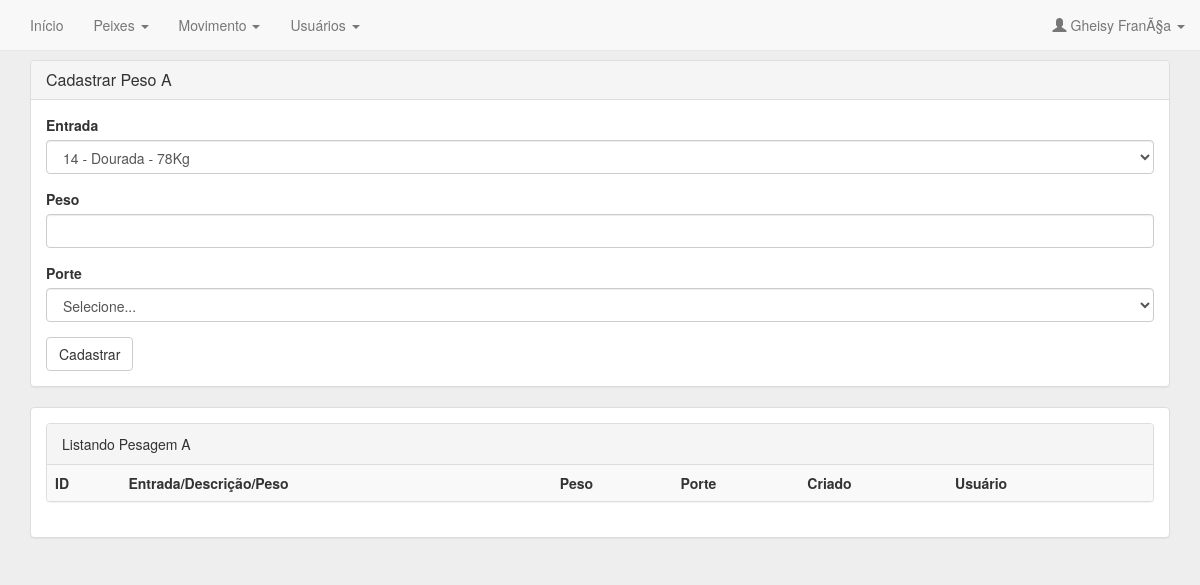
The app's page /pesagem_a/cadastrar (signed in), older data.
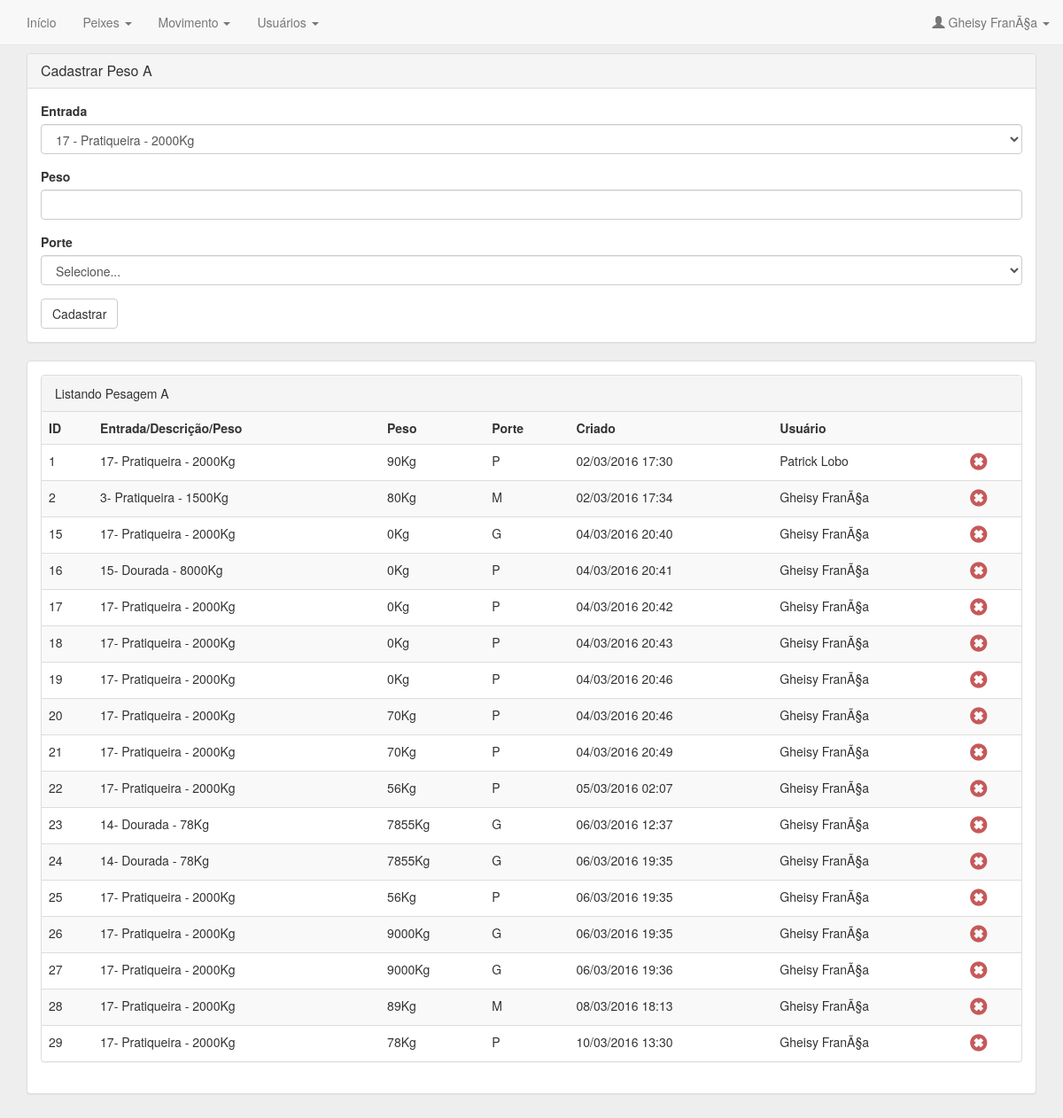
The same page, newer data.
### tables this page shows
CREATE TABLE IF NOT EXISTS `pesagem_a` (
`id` int(11) NOT NULL,
  `entrada` int(11) NOT NULL,
  `peso` double NOT NULL,
  `criado` timestamp NOT NULL DEFAULT CURRENT_TIMESTAMP,
  `porte` varchar(1) NOT NULL,
  `usuario` int(11) NOT NULL
);

CREATE TABLE IF NOT EXISTS `entrada` (
`id` int(11) NOT NULL,
  `peso` double NOT NULL,
  `data` date NOT NULL,
  `peixe` int(11) NOT NULL,
  `criado` timestamp NOT NULL DEFAULT CURRENT_TIMESTAMP,
  `usuario` int(11) NOT NULL
);

CREATE TABLE IF NOT EXISTS `peixe` (
`id` int(11) NOT NULL,
  `descricao` varchar(45) DEFAULT NULL,
  `tipo` varchar(1) DEFAULT NULL
);

CREATE TABLE IF NOT EXISTS `usuario` (
`id` int(11) NOT NULL,
  `nome` varchar(45) NOT NULL,
  `nomeuser` varchar(45) NOT NULL,
  `senha` varchar(200) NOT NULL,
  `nivel` int(11) NOT NULL,
  `criado` timestamp NOT NULL DEFAULT CURRENT_TIMESTAMP,
  `alterado` datetime NOT NULL
);

### controle/Pesagem_AControle.php (called while the page is built, shortened)
<?php
class Pesagem_aControle
{
  function Cadastrar(){
    require_once "visao/pesagem_a/cadastrar.php";
  }
}
 ?>

### index.php (called while the page is built)
<?php
require_once "config.php";

### classe/EntradaBD.php (called while the page is built, shortened)
<?php
class EntradaBD {
  private $conexao;
  function __construct() {
    $this->conexao = new Conexao();
    $this->conexao->conectar();
  }
  public function getEntradaSelectUltimos(){
    $this->vetEntrada = array();
    $this->sql = "SELECT * FROM entrada ORDER BY id DESC LIMIT 100";
    $this->conexao->execSQL($this->sql);
    while ($row = $this->conexao->listarResultados()) {
      $this->entrada = new Entrada();
      $this->entrada ->setId($row['id']);
      $this->entrada ->setPeso($row['peso']);
      $this->entrada ->setData($row['data']);
      $this->entrada ->setPeixe($row['peixe']);
      $this->entrada ->setCriado($row['criado']);
      $this->entrada ->setUsuario($row['usuario']);
      array_push($this->vetEntrada, $this->entrada);
    }
    return $this->vetEntrada;
  }
  public function getEntradaUni($identrada) {
    $this->sql = "SELECT * FROM entrada WHERE id = '$identrada' ";
    $this->conexao->execSQL($this->sql);
    $this->entrada = new Entrada();
    while ($row = $this->conexao->listarResultados()) {
      $this->entrada = new Entrada();
      $this->entrada ->setId($row['id']);
      $this->entrada ->setPeso($row['peso']);
      $this->entrada ->setData($row['data']);
      $this->entrada ->setPeixe($row['peixe']);
      $this->entrada ->setCriado($row['criado']);
      $this->entrada ->setUsuario($row['usuario']);
    }
    return $this->entrada;
  }
}

### classe/Conexao.php (called while the page is built, shortened)
<?php
class Conexao {
    private $nomeHost;
    private $user;
    private $pass;
    private $banco;
    private $query;
    private $conexao;
    public function __construct($nomeHost = "localhost", $user = "root", $pass = "", $banco = "princomar") {
        $this->nomeHost = $nomeHost;
        $this->user = $user;
        $this->pass = $pass;
        $this->banco = $banco;
    }
    public function conectar() {
        $this->conexao = mysqli_connect("$this->nomeHost", "$this->user", "$this->pass") or die("<h1 align=\"center\">Não foi possível conectar ao servidor mySQL!<h1>");
        if (!empty($this->conexao)) {
            mysqli_select_db($this->conexao, "$this->banco") or die("<h1 align=\"center\">Não foi possivel estabelecer conexão com o banco de dados!<h1>");
        }
    }
    public function execSQL($sql) {
        $this->query = mysqli_query($this->conexao, $sql) or die
                        ("<script> alert(\"Ocorreu um erro no acesso ao banco de dados \\nErro:\\n". mysqli_error($this->conexao)."\");</script>");
        return $this->query;
    }
    public function listarResultados() {
        return mysqli_fetch_assoc($this->query);
    }
}

### classe/Entrada.php (called while the page is built, shortened)
<?php
class Entrada {
private $id;
private $peso;
private $peixe;
public function getId() {
return $this->id;
}
public function setId($id) {
$this->id = $id;
}
public function getPeso() {
return $this->peso;
}
public function setPeso($peso) {
$this->peso = $peso;
}
public function getPeixe() {
return $this->peixe;
}
public function setPeixe($peixe) {
$this->peixe = $peixe;
}
}

### classe/Pesagem_aBD.php (called while the page is built, shortened)
<?php
class Pesagem_aBD {
  private $conexao;
  function __construct() {
    $this->conexao = new Conexao();
    $this->conexao->conectar();
  }
  public function getPesagem_a(){
    $this->vetPesagem_a = array();
    $this->sql = "SELECT * FROM pesagem_a ";
    $this->conexao->execSQL($this->sql);
    while ($row = $this->conexao->listarResultados()) {
      $this->pesagem_a = new Pesagem_a();
      $this->pesagem_a ->setId($row['id']);
      $this->pesagem_a ->setEntrada($row['entrada']);
      $this->pesagem_a ->setPeso($row['peso']);
      $this->pesagem_a ->setCriado($row['criado']);
      $this->pesagem_a ->setPorte($row['porte']);
      $this->pesagem_a ->setUsuario($row['usuario']);
      array_push($this->vetPesagem_a, $this->pesagem_a);
    }
    return $this->vetPesagem_a;
  }
}

### classe/Pesagem_a.php (called while the page is built, shortened)
<?php
class Pesagem_a {
  private $id;
  private $entrada;
  private $peso;
  private $criado;
  private $porte;
  private $usuario;
  public function getId() {
    return $this->id;
  }
  public function setId($id) {
    $this->id = $id;
  }
  public function getEntrada() {
    return $this->entrada;
  }
  public function setEntrada($entrada) {
    $this->entrada = $entrada;
  }
  public function getPeso() {
    return $this->peso;
  }
  public function setPeso($peso) {
    $this->peso = $peso;
  }
  public function getCriado() {
    return $this->criado;
  }
  public function setCriado($criado) {
    $this->criado = $criado;
  }
  public function getPorte() {
    return $this->porte;
  }
  public function setPorte($porte) {
    $this->porte = $porte;
  }
    public function getUsuario() {
    return $this->usuario;
  }
  public function setUsuario($usuario) {
    $this->usuario = $usuario;
  }
}

### classe/PeixeBD.php (called while the page is built, shortened)
<?php
class PeixeBD {
  private $conexao;
  function __construct() {
    $this->conexao = new Conexao();
    $this->conexao->conectar();
  }
  public function getPeixeTipo($tipo){
    $this->vetPeixe = array();
    $this->sql = "SELECT * FROM peixe WHERE tipo = '$tipo' ORDER BY descricao ";
    $this->conexao->execSQL($this->sql);
    while ($row = $this->conexao->listarResultados()) {
      $this->peixe = new Peixe();
      $this->peixe ->setId($row['id']);
      $this->peixe ->setDescricao($row['descricao']);
      $this->peixe ->setTipo($row['tipo']);
      array_push($this->vetPeixe, $this->peixe);
    }
    return $this->vetPeixe;
  }
  public function getPeixeUni($idpeixe) {
    $this->sql = "SELECT * FROM peixe WHERE id = '$idpeixe' ";
    $this->conexao->execSQL($this->sql);
    $this->peixe = new Peixe();
    while ($row = $this->conexao->listarResultados()) {
      $this->peixe = new Peixe();
      $this->peixe ->setId($row['id']);
      $this->peixe ->setDescricao($row['descricao']);
      $this->peixe ->setTipo($row['tipo']);
    }
    return $this->peixe;
  }
}

### classe/Peixe.php (called while the page is built, shortened)
<?php
class Peixe {
  private $descricao;
  public function getDescricao() {
    return $this->descricao;
  }
  public function setDescricao($descricao) {
    $this->descricao = $descricao;
  }
}

### classe/Validador.php (called while the page is built, shortened)
<?php
require_once 'Conexao.php';
class Validador {
    public function dataTimeStampToFormatoBrasil($data) {
        if($data == "0000-00-00 00:00:00"){
          return "--/--/---- --:--:--";
        }
        else
        {
          $hora = date("H:i", strtotime($data));
          $ndata = implode("/", array_reverse(explode("-", date("Y-m-d", strtotime($data)))));
          return $ndata." ".$hora;
        }
    }
}

### classe/UsuarioBD.php (called while the page is built, shortened)
<?php
class UsuarioBD {
  private $conexao;
  function __construct() {
    $this->conexao = new Conexao();
    $this->conexao->conectar();
  }
  public function getUsuarioUni($idusuario) {
    $this->sql = "SELECT * FROM usuario WHERE id = '$idusuario' ";
    $this->conexao->execSQL($this->sql);
    $this->usuario = new Usuario();
    while ($row = $this->conexao->listarResultados()) {
      $this->usuario = new Usuario();
      $this->usuario ->setId($row['id']);
      $this->usuario ->setNome($row['nome']);
      $this->usuario ->setNomeuser($row['nomeuser']);
      $this->usuario ->setNivel($row['nivel']);
    }
    return $this->usuario;
  }
}

### classe/Usuario.php (called while the page is built, shortened)
<?php
class Usuario {
  private $nome;
  public function getNome() {
    return $this->nome;
  }
  public function setNome($nome) {
    $this->nome = $nome;
  }
}

### visao/pesagem_a/cadastrar.php (the view, shortened to what the changed rows need)
<?php
$Pesagem_aBD = new Pesagem_aBD;
$usuario = new UsuarioBD;
$peixeBD = new PeixeBD;
$validador = new Validador;
$lista = $Pesagem_aBD->getPesagem_a();
$entradaBD = new EntradaBD;
$entradas = $entradaBD->getEntradaSelectUltimos();
?>
<br>
<div class="container">
  <div class="panel panel-default">
    <div class="panel-heading">
      <h3 class="panel-title">Cadastrar Peso A</h3>
    </div>
    <div class="panel-body" >
      <form method="post" action="">
        <div class="form-group">
          <label>Entrada</label>
          <select name="entrada" required class="form-control">
            <?php
            foreach($entradas as $objentrada): ?>
            <?php
            $objPeixe = $peixeBD->getPeixeUni($objentrada->getPeixe());
            ?>
            <option value="<?=$objentrada->getId()?>"><?=$objentrada->getId()?> - <?=$objPeixe->getDescricao()?> - <?=$objentrada->getPeso()?>Kg</option>
          <?php endforeach;?>
        </select>
        </div>
        <div class="form-group">
          <label>Peso</label>
          <input class="form-control" required name="peso">
        </div>
        <div class="form-group">
        <label>Porte</label>
        <select name="porte" required class="form-control">
          <option value="">Selecione...</option>
        </select>
       </div>
      <button type="submit" class="btn btn-default">Cadastrar</button>
    </form>
  </div>
</div>
<div class="panel panel-default">
  <div class="panel-body">
    <div class="panel panel-default">
      <div class="panel-heading">Listando Pesagem A </div>
      <table class="table table-striped">
        <tr>
          <td>
            <b>ID</b>
          </td>
          <td>
            <b>Entrada/Descrição/Peso</b>
          </td>
          <td>
            <b>Peso</b>
          </td>
          <td>
            <b>Porte</b>
          </td>
          <td>
            <b>Criado</b>
          </td>
          <td>
            <b>Usuário</b>
          </td>
          <td>
          </td>
        </tr>
        <?php  foreach ($lista as $lista):  ?>
          <tr>
            <td>
              <?=$lista->getId()?>
            </td>
            <td>
              <?php
              $entrada =$entradaBD->getEntradaUni($lista->getEntrada());
              $peixe = $peixeBD->getPeixeUni($entrada->getPeixe());
              ?>
              <?=$entrada->getId()?>- <?=$peixe->getDescricao()?> - <?=$entrada->getPeso()?>Kg
            </td>
            <td>
              <?=$lista->getPeso()?>Kg
            </td>
            <td>
            <?=$lista->getPorte()?>
            </td>
            <td>
              <?=$validador->dataTimeStampToFormatoBrasil($lista->getCriado())?>
            </td>
            <td>
              <?=$usuario->getUsuarioUni($lista->getUsuario())->getNome()?>
            </td>
            <td>
              <a href="<?=DIRETORIO?>usuario/gerenciar/excluir/<?=$lista->getId()?>">
                <span class="icon-deletar glyphicon glyphicon-remove-sign" aria-hidden="true"></span>
              </a>
            </td>
          </tr>
        <?php endforeach;?>
    </table>
  </div>
</div>
</div>

Row changes from the older to the newer data that the page shows:
added pesagem_a: id "1", entrada "17", peixe.descricao "Pratiqueira", entrada.peso "2000", peso "90", porte "P", criado "02/03/2016 17:30", usuario.nivel "Patrick Lobo"
added pesagem_a: id "2", entrada "3", peixe.descricao "Pratiqueira", entrada.peso "1500", peso "80", porte "M", criado "02/03/2016 17:34", usuario.nivel "Gheisy FranÃ§a"
added pesagem_a: id "15", entrada "17", peixe.descricao "Pratiqueira", entrada.peso "2000", peso "0", porte "G", criado "04/03/2016 20:40", usuario.nivel "Gheisy FranÃ§a"
added pesagem_a: id "16", entrada "15", peixe.descricao "Dourada", entrada.peso "8000", peso "0", porte "P", criado "04/03/2016 20:41", usuario.nivel "Gheisy FranÃ§a"
added pesagem_a: id "17", entrada "17", peixe.descricao "Pratiqueira", entrada.peso "2000", peso "0", porte "P", criado "04/03/2016 20:42", usuario.nivel "Gheisy FranÃ§a"
added pesagem_a: id "18", entrada "17", peixe.descricao "Pratiqueira", entrada.peso "2000", peso "0", porte "P", criado "04/03/2016 20:43", usuario.nivel "Gheisy FranÃ§a"
added pesagem_a: id "19", entrada "17", peixe.descricao "Pratiqueira", entrada.peso "2000", peso "0", porte "P", criado "04/03/2016 20:46", usuario.nivel "Gheisy FranÃ§a"
added pesagem_a: id "20", entrada "17", peixe.descricao "Pratiqueira", entrada.peso "2000", peso "70", porte "P", criado "04/03/2016 20:46", usuario.nivel "Gheisy FranÃ§a"
added pesagem_a: id "21", entrada "17", peixe.descricao "Pratiqueira", entrada.peso "2000", peso "70", porte "P", criado "04/03/2016 20:49", usuario.nivel "Gheisy FranÃ§a"
added pesagem_a: id "22", entrada "17", peixe.descricao "Pratiqueira", entrada.peso "2000", peso "56", porte "P", criado "05/03/2016 02:07", usuario.nivel "Gheisy FranÃ§a"
added pesagem_a: id "23", entrada "14", peixe.descricao "Dourada", entrada.peso "78", peso "7855", porte "G", criado "06/03/2016 12:37", usuario.nivel "Gheisy FranÃ§a"
added pesagem_a: id "24", entrada "14", peixe.descricao "Dourada", entrada.peso "78", peso "7855", porte "G", criado "06/03/2016 19:35", usuario.nivel "Gheisy FranÃ§a"
added pesagem_a: id "25", entrada "17", peixe.descricao "Pratiqueira", entrada.peso "2000", peso "56", porte "P", criado "06/03/2016 19:35", usuario.nivel "Gheisy FranÃ§a"
added pesagem_a: id "26", entrada "17", peixe.descricao "Pratiqueira", entrada.peso "2000", peso "9000", porte "G", criado "06/03/2016 19:35", usuario.nivel "Gheisy FranÃ§a"
added pesagem_a: id "27", entrada "17", peixe.descricao "Pratiqueira", entrada.peso "2000", peso "9000", porte "G", criado "06/03/2016 19:36", usuario.nivel "Gheisy FranÃ§a"
added pesagem_a: id "28", entrada "17", peixe.descricao "Pratiqueira", entrada.peso "2000", peso "89", porte "M", criado "08/03/2016 18:13", usuario.nivel "Gheisy FranÃ§a"
added pesagem_a: id "29", entrada "17", peixe.descricao "Pratiqueira", entrada.peso "2000", peso "78", porte "P", criado "10/03/2016 13:30", usuario.nivel "Gheisy FranÃ§a"
Text that changed along with them:
form field entrada: "14 - Dourada - 78Kg" → "17 - Pratiqueira - 2000Kg"
